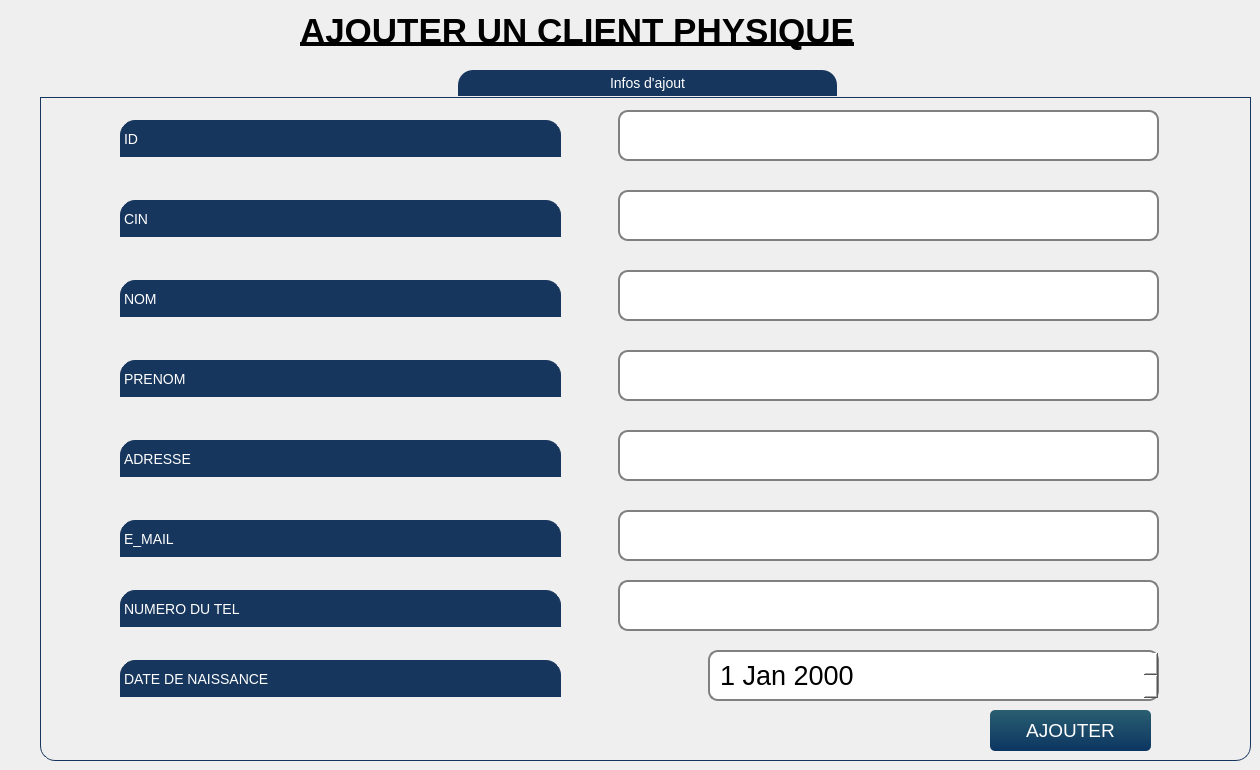
       <widget class="QWidget" name="ajouter_2">
        <widget class="QLabel" name="label_19">
         <property name="geometry">
          <rect>
           <x>300</x>
           <y>-20</y>
           <width>691</width>
           <height>101</height>
          </rect>
         </property>
         <property name="font">
          <font>
           <family>Helvetica</family>
           <pointsize>26</pointsize>
           <weight>75</weight>
           <bold>true</bold>
           <underline>true</underline>
          </font>
         </property>
         <property name="text">
          <string>AJOUTER UN CLIENT PHYSIQUE</string>
         </property>
        </widget>
        <widget class="QGroupBox" name="groupBox_3">
         <property name="geometry">
          <rect>
           <x>40</x>
           <y>70</y>
           <width>1211</width>
           <height>691</height>
          </rect>
         </property>
         <property name="styleSheet">
          <string notr="true">QLabel {
        qproperty-alignment: AlignCenter;
	border: 1px solid #FF17365D;
	border-top-left-radius: 15px;
	border-top-right-radius: 15px;
	background-color: #FF17365D;
	padding: 5px 0px;
	color: rgb(255, 255, 255);
	max-height: 25px;
        font-size: 14px;
}
QGroupBox {
    border: 1px solid gray;
    border-color: #FF17365D;
    margin-top: 27px;
    font-size: 14px;
    border-bottom-left-radius: 15px;
    border-bottom-right-radius: 15px;
}

QGroupBox::title {
    subcontrol-origin: margin;
    subcontrol-position: top center;
    border-top-left-radius: 15px;
    border-top-right-radius: 15px;
    padding: 5px 150px;
    background-color: #FF17365D;
    color: rgb(255, 255, 255);
}
QLineEdit {
background-color: rgb(255, 255, 255);
    border: 2px solid gray;
    border-radius: 10px;
    padding: 0 8px;
    selection-background-color: darkgray;
	font: bold 14px;
}
</string>
         </property>
         <property name="title">
          <string>Infos d'ajout</string>
         </property>
         <widget class="QLabel" name="cin_20">
          <property name="geometry">
           <rect>
            <x>80</x>
            <y>450</y>
            <width>441</width>
            <height>37</height>
           </rect>
          </property>
          <property name="font">
           <font>
            <family>Yu Gothic UI</family>
            <pointsize>-1</pointsize>
            <weight>50</weight>
            <bold>false</bold>
           </font>
          </property>
          <property name="text">
           <string>E_MAIL</string>
          </property>
         </widget>
         <widget class="QLineEdit" name="lineEdit_7">
          <property name="geometry">
           <rect>
            <x>578</x>
            <y>120</y>
            <width>541</width>
            <height>51</height>
           </rect>
          </property>
          <property name="font">
           <font>
            <pointsize>-1</pointsize>
            <weight>75</weight>
            <italic>false</italic>
            <bold>true</bold>
           </font>
          </property>
          <property name="styleSheet">
           <string notr="true">background-color: rgb(255, 255, 255);

    border: 2px solid gray;
    border-radius: 10px;
    padding: 0 8px;
    selection-background-color: darkgray;</string>
          </property>
         </widget>
         <widget class="QLabel" name="cin_21">
          <property name="geometry">
           <rect>
            <x>80</x>
            <y>520</y>
            <width>441</width>
            <height>37</height>
           </rect>
          </property>
          <property name="font">
           <font>
            <family>Yu Gothic UI</family>
            <pointsize>-1</pointsize>
            <weight>50</weight>
            <bold>false</bold>
           </font>
          </property>
          <property name="text">
           <string>NUMERO DU TEL</string>
          </property>
         </widget>
         <widget class="QLineEdit" name="lineEdit_22">
          <property name="geometry">
           <rect>
            <x>578</x>
            <y>360</y>
            <width>541</width>
            <height>51</height>
           </rect>
          </property>
          <property name="font">
           <font>
            <pointsize>-1</pointsize>
            <weight>75</weight>
            <italic>false</italic>
            <bold>true</bold>
           </font>
          </property>
          <property name="styleSheet">
           <string notr="true">background-color: rgb(255, 255, 255);

    border: 2px solid gray;
    border-radius: 10px;
    padding: 0 8px;
    selection-background-color: darkgray;</string>
          </property>
         </widget>
         <widget class="QLabel" name="cin_18">
          <property name="geometry">
           <rect>
            <x>80</x>
            <y>370</y>
            <width>441</width>
            <height>37</height>
           </rect>
          </property>
          <property name="font">
           <font>
            <family>Yu Gothic UI</family>
            <pointsize>-1</pointsize>
            <weight>50</weight>
            <bold>false</bold>
           </font>
          </property>
          <property name="text">
           <string>ADRESSE</string>
          </property>
         </widget>
         <widget class="QLabel" name="cin_22">
          <property name="geometry">
           <rect>
            <x>80</x>
            <y>50</y>
            <width>441</width>
            <height>37</height>
           </rect>
          </property>
          <property name="font">
           <font>
            <family>Yu Gothic UI</family>
            <pointsize>-1</pointsize>
            <weight>50</weight>
            <bold>false</bold>
           </font>
          </property>
          <property name="text">
           <string>ID</string>
          </property>
         </widget>
         <widget class="QLabel" name="cin_17">
          <property name="geometry">
           <rect>
            <x>80</x>
            <y>210</y>
            <width>441</width>
            <height>37</height>
           </rect>
          </property>
          <property name="font">
           <font>
            <family>Yu Gothic UI</family>
            <pointsize>-1</pointsize>
            <weight>50</weight>
            <bold>false</bold>
           </font>
          </property>
          <property name="text">
           <string>NOM</string>
          </property>
         </widget>
         <widget class="QLineEdit" name="lineEdit_24">
          <property name="geometry">
           <rect>
            <x>578</x>
            <y>510</y>
            <width>541</width>
            <height>51</height>
           </rect>
          </property>
          <property name="font">
           <font>
            <pointsize>-1</pointsize>
            <weight>75</weight>
            <italic>false</italic>
            <bold>true</bold>
           </font>
          </property>
          <property name="styleSheet">
           <string notr="true">background-color: rgb(255, 255, 255);

    border: 2px solid gray;
    border-radius: 10px;
    padding: 0 8px;
    selection-background-color: darkgray;</string>
          </property>
         </widget>
         <widget class="QLineEdit" name="lineEdit_21">
          <property name="geometry">
           <rect>
            <x>578</x>
            <y>280</y>
            <width>541</width>
            <height>51</height>
           </rect>
          </property>
          <property name="font">
           <font>
            <pointsize>-1</pointsize>
            <weight>75</weight>
            <italic>false</italic>
            <bold>true</bold>
           </font>
          </property>
          <property name="styleSheet">
           <string notr="true">background-color: rgb(255, 255, 255);

    border: 2px solid gray;
    border-radius: 10px;
    padding: 0 8px;
    selection-background-color: darkgray;</string>
          </property>
         </widget>
         <widget class="QLabel" name="cin_31">
          <property name="geometry">
           <rect>
            <x>80</x>
            <y>590</y>
            <width>441</width>
            <height>37</height>
           </rect>
          </property>
          <property name="font">
           <font>
            <family>Yu Gothic UI</family>
            <pointsize>-1</pointsize>
            <weight>50</weight>
            <bold>false</bold>
           </font>
          </property>
          <property name="text">
           <string>DATE DE NAISSANCE</string>
          </property>
         </widget>
         <widget class="QLineEdit" name="lineEdit_23">
          <property name="geometry">
           <rect>
            <x>578</x>
            <y>440</y>
            <width>541</width>
            <height>51</height>
           </rect>
          </property>
          <property name="font">
           <font>
            <pointsize>-1</pointsize>
            <weight>75</weight>
            <italic>false</italic>
            <bold>true</bold>
           </font>
          </property>
          <property name="styleSheet">
           <string notr="true">background-color: rgb(255, 255, 255);

    border: 2px solid gray;
    border-radius: 10px;
    padding: 0 8px;
    selection-background-color: darkgray;</string>
          </property>
         </widget>
         <widget class="QDateEdit" name="dateEdit">
          <property name="geometry">
           <rect>
            <x>668</x>
            <y>580</y>
            <width>451</width>
            <height>51</height>
           </rect>
          </property>
          <property name="font">
           <font>
            <pointsize>20</pointsize>
           </font>
          </property>
          <property name="styleSheet">
           <string notr="true">background-color: rgb(255, 255, 255);

    border: 2px solid gray;
    border-radius: 10px;
    padding: 0 8px;
    selection-background-color: darkgray;</string>
          </property>
         </widget>
         <widget class="QLabel" name="cin_2">
          <property name="geometry">
           <rect>
            <x>80</x>
            <y>130</y>
            <width>441</width>
            <height>37</height>
           </rect>
          </property>
          <property name="font">
           <font>
            <family>Yu Gothic UI</family>
            <pointsize>-1</pointsize>
            <weight>50</weight>
            <bold>false</bold>
           </font>
          </property>
          <property name="text">
           <string>CIN</string>
          </property>
         </widget>
         <widget class="QLineEdit" name="lineEdit_20">
          <property name="geometry">
           <rect>
            <x>578</x>
            <y>200</y>
            <width>541</width>
            <height>51</height>
           </rect>
          </property>
          <property name="font">
           <font>
            <pointsize>-1</pointsize>
            <weight>75</weight>
            <italic>false</italic>
            <bold>true</bold>
           </font>
          </property>
          <property name="styleSheet">
           <string notr="true">background-color: rgb(255, 255, 255);

    border: 2px solid gray;
    border-radius: 10px;
    padding: 0 8px;
    selection-background-color: darkgray;</string>
          </property>
         </widget>
         <widget class="QLabel" name="cin_19">
          <property name="geometry">
           <rect>
            <x>80</x>
            <y>290</y>
            <width>441</width>
            <height>37</height>
           </rect>
          </property>
          <property name="font">
           <font>
            <family>Yu Gothic UI</family>
            <pointsize>-1</pointsize>
            <weight>50</weight>
            <bold>false</bold>
           </font>
          </property>
          <property name="text">
           <string>PRENOM</string>
          </property>
         </widget>
         <widget class="QLineEdit" name="lineEdit_37">
          <property name="geometry">
           <rect>
            <x>578</x>
            <y>40</y>
            <width>541</width>
            <height>51</height>
           </rect>
          </property>
          <property name="font">
           <font>
            <pointsize>-1</pointsize>
            <weight>75</weight>
            <italic>false</italic>
            <bold>true</bold>
           </font>
          </property>
          <property name="styleSheet">
           <string notr="true">background-color: rgb(255, 255, 255);

    border: 2px solid gray;
    border-radius: 10px;
    padding: 0 8px;
    selection-background-color: darkgray;</string>
          </property>
         </widget>
         <widget class="QPushButton" name="pushButton_16">
          <property name="geometry">
           <rect>
            <x>950</x>
            <y>640</y>
            <width>161</width>
            <height>41</height>
           </rect>
          </property>
          <property name="font">
           <font>
            <pointsize>14</pointsize>
           </font>
          </property>
          <property name="styleSheet">
           <string notr="true">QPushButton{
	background-color: qlineargradient(spread:pad, x1:1, y1:0, x2:1, y2:1, stop:0 rgba(42, 95, 113, 255),stop:1 rgba(12, 53, 97, 255));
	color: #fff;
	border: 0px;
	border-radius: 5px;
	padding: 5px;
}

QPushButton::hover
{
	background-color: qlineargradient(spread:pad, x1:1, y1:0, x2:1, y2:1, stop:0 rgba(167, 214, 50, 255),stop:1 rgba(98, 169, 67, 255));
	color: #fff;

}
QPushButton::pressed
{
	background-color: qlineargradient(spread:pad, x1:1, y1:0, x2:1, y2:1, stop:0 rgba(147, 194, 30, 255),stop:1 rgba(78, 149, 47, 255));
	color: #fff;
	border: 0px;
	border-radius: 5px;
	padding: 5px;

}</string>
          </property>
          <property name="text">
           <string>AJOUTER</string>
          </property>
         </widget>
        </widget>
       </widget>
